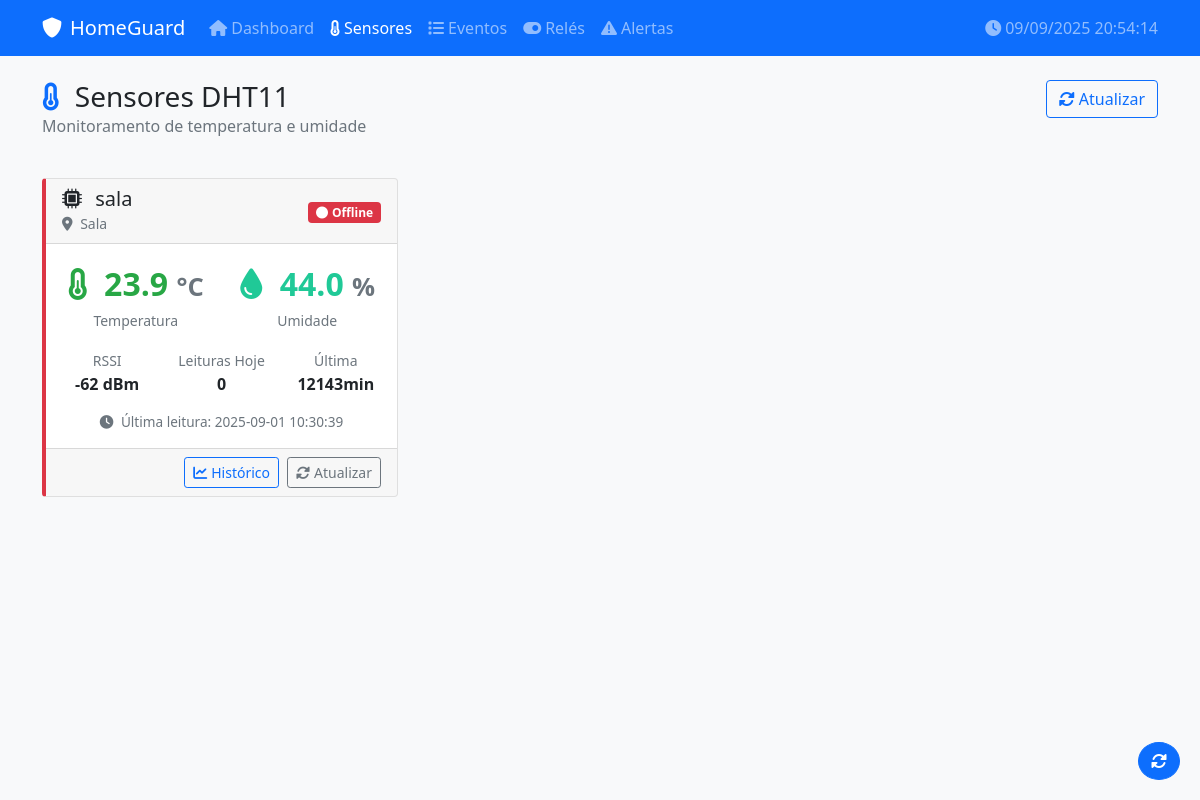
The page /sensor on the database its author committed.
### tables this page shows
CREATE TABLE dht11_sensors (
                    id INTEGER PRIMARY KEY AUTOINCREMENT,
                    device_id TEXT NOT NULL,
                    device_name TEXT NOT NULL,
                    location TEXT NOT NULL,
                    sensor_type TEXT NOT NULL,
                    temperature REAL,
                    humidity REAL,
                    rssi INTEGER,
                    uptime INTEGER,
                    timestamp_received TEXT NOT NULL,
                    raw_payload TEXT,
                    created_at DATETIME DEFAULT CURRENT_TIMESTAMP
                );

### web/homeguard_flask.py (the view)
@app.route('/sensors')
@app.route('/sensor')  # Adicionar rota alternativa sem barra final
def sensors():
    sensors = dashboard.get_dht11_sensors_data()
    alerts = dashboard.get_active_alerts()
    current_time = datetime.now().strftime('%d/%m/%Y %H:%M:%S')
    return render_template('sensors.html', sensors=sensors, alerts=alerts, current_time=current_time)

### web/homeguard_flask.py (called while the page is built)
    def get_db_connection(self):
        try:
            return sqlite3.connect(self.db_path)
        except Exception as e:
            print(f"Erro ao conectar ao banco: {e}")
            return None

    def _check_temperature_alert(self, temperature):
        thresholds = self.alert_thresholds['temperature']
        if temperature < thresholds['min']:
            return {'type': 'low', 'message': f'Temperatura baixa: {temperature}°C'}
        elif temperature > thresholds['max']:
            return {'type': 'high', 'message': f'Temperatura alta: {temperature}°C'}
        return None

    def _check_humidity_alert(self, humidity):
        thresholds = self.alert_thresholds['humidity']
        if humidity < thresholds['min']:
            return {'type': 'low', 'message': f'Umidade baixa: {humidity}%'}
        elif humidity > thresholds['max']:
            return {'type': 'high', 'message': f'Umidade alta: {humidity}%'}
        return None

### web/templates/sensors.html (shortened to what this page needs)
<!DOCTYPE html>
<html lang="pt-BR">
<head>
    <link href="https://cdn.jsdelivr.net/npm/bootstrap@5.1.3/dist/css/bootstrap.min.css" rel="stylesheet">
    <link href="https://cdnjs.cloudflare.com/ajax/libs/font-awesome/6.0.0/css/all.min.css" rel="stylesheet">
</head>
<body class="bg-light">
    <nav class="navbar navbar-expand-lg navbar-dark bg-primary">
        <div class="container">
            <a class="navbar-brand" href="/">
                <i class="fas fa-shield-alt me-2"></i>HomeGuard
            </a>
            <div class="collapse navbar-collapse" id="navbarNav">
                <ul class="navbar-nav me-auto">
                    <li class="nav-item">
                        <a class="nav-link" href="/">
                            <i class="fas fa-home me-1"></i>Dashboard
                        </a>
                    </li>
                    <li class="nav-item">
                        <a class="nav-link active" href="/sensors">
                            <i class="fas fa-thermometer-half me-1"></i>Sensores
                        </a>
                    </li>
                    <li class="nav-item">
                        <a class="nav-link" href="/events">
                            <i class="fas fa-list me-1"></i>Eventos
                        </a>
                    </li>
                    <li class="nav-item">
                        <a class="nav-link" href="/relays">
                            <i class="fas fa-toggle-on me-1"></i>Relés
                        </a>
                    </li>
                    <li class="nav-item">
                        <a class="nav-link" href="/alerts">
                            <i class="fas fa-exclamation-triangle me-1"></i>Alertas
                        </a>
                    </li>
                </ul>
                <span class="navbar-text">
                    <i class="fas fa-clock me-1"></i>{{ current_time }}
                </span>
            </div>
        </div>
    </nav>
    <div class="container mt-4">
        <div class="row mb-4">
            <div class="col">
                <h1 class="h3 mb-0">
                    <i class="fas fa-thermometer-half me-2 text-primary"></i>
                    Sensores DHT11
                </h1>
                <p class="text-muted">Monitoramento de temperatura e umidade</p>
            </div>
            <div class="col-auto">
                <button class="btn btn-outline-primary" onclick="refreshData()">
                    <i class="fas fa-sync-alt me-1"></i>Atualizar
                </button>
            </div>
        </div>
        <div class="row">
            {% for sensor in sensors %}
            <div class="col-lg-6 col-xl-4 mb-4">
                <div class="card sensor-card status-{{ sensor.status }}" data-device-id="{{ sensor.device_id }}">
                    <div class="card-header d-flex justify-content-between align-items-center">
                        <div>
                            <h5 class="card-title mb-0">
                                <i class="fas fa-microchip me-2"></i>
                                {{ sensor.device_name }}
                            </h5>
                            <small class="text-muted">
                                <i class="fas fa-map-marker-alt me-1"></i>
                                {{ sensor.location }}
                            </small>
                        </div>
                        <div class="text-end">
                            <span class="badge bg-{{ sensor.status_color }} status-badge">
                                <i class="fas fa-circle me-1"></i>{{ sensor.status|title }}
                            </span>
                        </div>
                    </div>
                    <div class="card-body">
                        <div class="row mb-3">
                            <div class="col-6 text-center">
                                <div class="metric-value temp-{% if sensor.temp_alert %}{{ sensor.temp_alert.type }}{% else %}normal{% endif %}">
                                    <i class="fas fa-thermometer-half me-2"></i>
                                    <span class="temp-value">{{ sensor.temperature }}</span>
                                    <span class="metric-unit">°C</span>
                                </div>
                                <small class="text-muted">Temperatura</small>
                            </div>
                            <div class="col-6 text-center">
                                <div class="metric-value humidity-{% if sensor.humid_alert %}{{ sensor.humid_alert.type }}{% else %}normal{% endif %}">
                                    <i class="fas fa-tint me-2"></i>
                                    <span class="humidity-value">{{ sensor.humidity }}</span>
                                    <span class="metric-unit">%</span>
                                </div>
                                <small class="text-muted">Umidade</small>
                            </div>
                        </div>
                        <div class="row text-center">
                            <div class="col-4">
                                <small class="text-muted">RSSI</small><br>
                                <strong class="rssi-value">{{ sensor.rssi }} dBm</strong>
                            </div>
                            <div class="col-4">
                                <small class="text-muted">Leituras Hoje</small><br>
                                <strong class="readings-value">{{ sensor.readings_today }}</strong>
                            </div>
                            <div class="col-4">
                                <small class="text-muted">Última</small><br>
                                <strong class="minutes-value">{{ sensor.minutes_ago }}min</strong>
                            </div>
                        </div>
                        <div class="mt-3 text-center last-update">
                            <i class="fas fa-clock me-1"></i>
                            Última leitura: <span class="last-reading-value">{{ sensor.last_reading }}</span>
                        </div>
                    </div>
                    <div class="card-footer">
                        <div class="d-grid gap-2 d-md-flex justify-content-md-end">
                            <a href="/sensor/{{ sensor.device_id }}" class="btn btn-outline-primary btn-sm">
                                <i class="fas fa-chart-line me-1"></i>Histórico
                            </a>
                            <button class="btn btn-outline-secondary btn-sm" onclick="refreshSensor('{{ sensor.device_id }}')">
                                <i class="fas fa-sync-alt me-1"></i>Atualizar
                            </button>
                        </div>
                    </div>
                </div>
            </div>
            {% endfor %}
        </div>
    </div>
    <button class="btn btn-primary refresh-btn rounded-circle" onclick="refreshData()" title="Atualizar dados">
        <i class="fas fa-sync-alt"></i>
    </button>
</body>
</html>

### web/templates/sensors.html (style rules this page uses)
.sensor-card { transition: transform 0.2s; border-left: 4px solid #007bff; }
.status-offline { border-left-color: #dc3545; }
.temp-normal { color: #28a745; }
.humidity-normal { color: #20c997; }
.metric-value { font-size: 2em; font-weight: bold; }
.metric-unit { font-size: 0.8em; color: #6c757d; }
.last-update { font-size: 0.85em; color: #6c757d; }
.refresh-btn { position: fixed; bottom: 20px; right: 20px; z-index: 1000; }

### rows shown on the page
dht11_sensors: device_name "sala", location "Sala", status "Offline", temperature "23.9", humidity "44.0", rssi "-62", readings_today "0", minutes_ago "12143", last_reading "2025-09-01 10:30:39"
